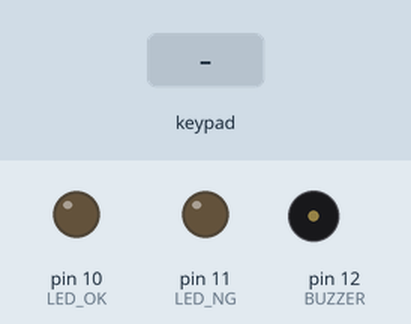
This sketch was run on a simulated Arduino Uno, built with avr-gcc and run on an emulated ATmega328P. On the bench: output pins drawn as LEDs (lit = HIGH), buzzer (waves = sounding). The inputs (shaded band) are chosen by the test bench. What the sketch prints to the serial monitor is not drawn.

Above: at 1.2 s.
1.3 s: key '#' pressed
At 2.2 s:
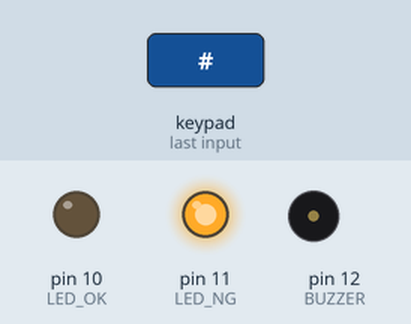
3.9 s: keypad keys 1 2 3 4 # pressed 0.4 s apart
At 6.3 s:
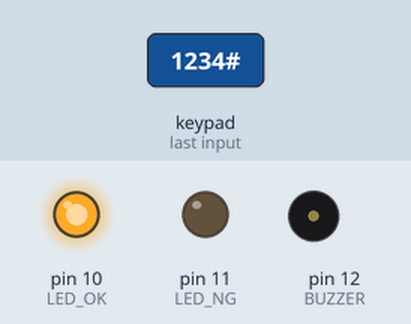
7.4 s: key '*' pressed
At 8.9 s:
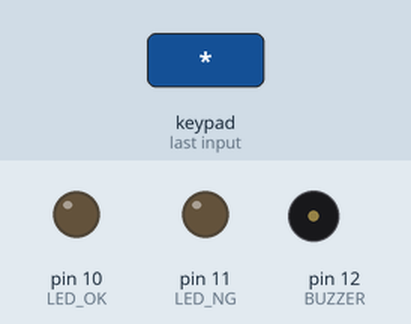
9.5 s: keypad keys 1 2 3 4 A pressed 0.4 s apart
At 10.12 s:
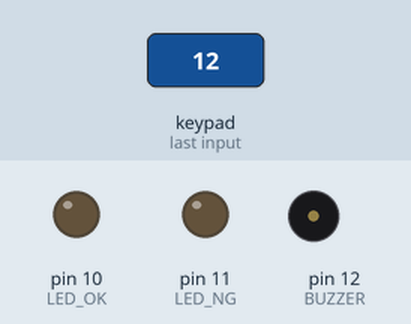
13.0 s: key '1' pressed
At 13.7 s:
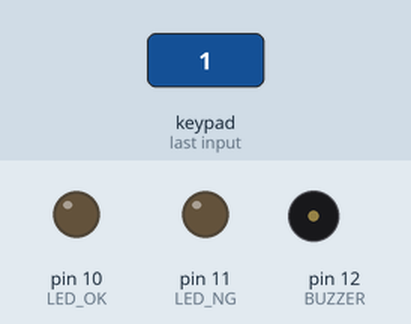
14.5 s: keypad keys 1 2 3 4 pressed 0.4 s apart
At 14.72 s:
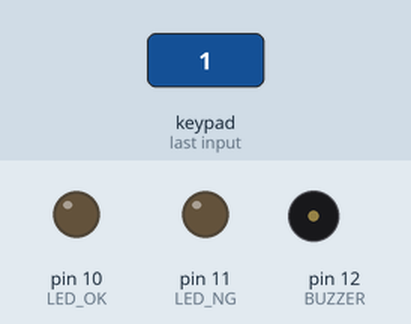
Timing chart, 0 to 17.5 s (numbered marks = the images above; inputs shaded):
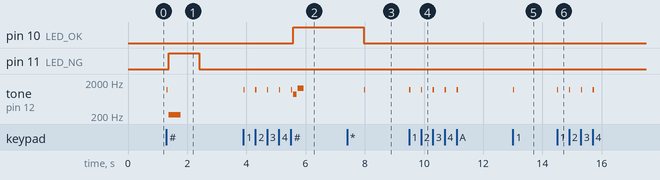

Measured:
- after the input at 1.3 s, pin 11 (LED_NG): LOW → HIGH after 0.08 s, → LOW 1.0 s later; tone on pin 12 (BUZZER): silent → 1200 Hz at once, → silent 0.04 s later, → 220 Hz 0.03 s later, → silent 0.40 s later
- after the input at 3.9 s, pin 10 (LED_OK): LOW → HIGH after 1.7 s; tone on pin 12 (BUZZER): plays 1200 Hz for 0.04 s, 1200 Hz for 0.04 s, 1200 Hz for 0.04 s, 1200 Hz for 0.04 s, 1200 Hz for 0.04 s, 880 Hz for 0.12 s … (7 notes in this stretch), starting at once
- after the input at 7.4 s, tone on pin 12 (BUZZER): silent → 1200 Hz after 0.58 s, → silent 0.04 s later
- after the input at 9.5 s, tone on pin 12 (BUZZER): alternates 1200 Hz for 0.04 s and silent for 0.36 s, 10 changes in all, then stays silent, starting at once
- after the input at 13.0 s, tone on pin 12 (BUZZER): silent → 1200 Hz at once, → silent 0.04 s later
- after the input at 14.5 s, tone on pin 12 (BUZZER): alternates 1200 Hz for 0.04 s and silent for 0.36 s, 8 changes in all, then stays silent, starting at once

The sketch:

u20-keypad-lock.ino
```cpp
/*
 * U20 · 4x4 矩陣鍵盤：做一個密碼鎖
 *
 * 目標：矩陣掃描的概念，以及把前面學的東西組起來。
 * 函式庫：工具 -> 管理程式庫 -> 搜尋 Keypad（作者 Mark Stanley）-> 安裝
 *
 * 16 顆按鍵如果一顆一支腳要 16 支，矩陣接法只要 8 支：
 * 排成 4 列 4 行，逐列送電、逐行讀取，就知道是哪一顆被按。
 *
 * 接線（薄膜鍵盤的排線，正面朝上，由左至右共 8 條）：
 *   第 1~4 條（列 R1~R4）-- D9 D8 D7 D6
 *   第 5~8 條（行 C1~C4）-- D5 D4 D3 D2
 *
 *   綠色 LED -[220R]- D10     （開鎖）
 *   紅色 LED -[220R]- D11     （錯誤）
 *   蜂鳴器 -- D12
 */

#include <Keypad.h>

const byte ROWS = 4;
const byte COLS = 4;

char keys[ROWS][COLS] = {
  {'1','2','3','A'},
  {'4','5','6','B'},
  {'7','8','9','C'},
  {'*','0','#','D'}
};

byte rowPins[ROWS] = {9, 8, 7, 6};
byte colPins[COLS] = {5, 4, 3, 2};

Keypad keypad = Keypad(makeKeymap(keys), rowPins, colPins, ROWS, COLS);

const int LED_OK = 10;
const int LED_NG = 11;
const int BUZZER = 12;

const char* PASSWORD = "1234";
const int MAX_LEN = 8;

char entered[MAX_LEN + 1] = "";
int enteredLen = 0;

void resetInput() {
  enteredLen = 0;
  entered[0] = '\0';
}

void beep(int freq, int ms) {
  tone(BUZZER, freq, ms);
  delay(ms + 30);
}

void setup() {
  pinMode(LED_OK, OUTPUT);
  pinMode(LED_NG, OUTPUT);
  pinMode(BUZZER, OUTPUT);
  Serial.begin(9600);
  Serial.println("請輸入密碼，# 送出，* 清除");
}

void loop() {
  char key = keypad.getKey();
  if (!key) return;              // 沒有人按，直接離開這一輪

  beep(1200, 40);

  if (key == '*') {
    resetInput();
    Serial.println("已清除");
    return;
  }

  if (key == '#') {
    if (strcmp(entered, PASSWORD) == 0) {
      Serial.println("密碼正確，開鎖");
      digitalWrite(LED_OK, HIGH);
      beep(880, 120);
      beep(1320, 200);
      delay(2000);
      digitalWrite(LED_OK, LOW);
    } else {
      Serial.println("密碼錯誤");
      digitalWrite(LED_NG, HIGH);
      beep(220, 400);
      delay(600);
      digitalWrite(LED_NG, LOW);
    }
    resetInput();
    return;
  }

  // 一般按鍵：存起來
  if (enteredLen < MAX_LEN) {
    entered[enteredLen++] = key;
    entered[enteredLen] = '\0';
    Serial.print("已輸入 ");
    for (int i = 0; i < enteredLen; i++) Serial.print('*');   // 不把密碼印出來
    Serial.println();
  } else {
    Serial.println("太長了，請按 * 清除");
  }
}

/*
 * 按鍵完全沒反應
 *   八成是排線的列與行接反了。把 rowPins 和 colPins 兩行對調試試。
 *
 * 按 1 卻顯示 4
 *   排線接的順序不對，或鍵盤的列行定義和 keys 陣列不一致。
 *   先寫一支只印 keypad.getKey() 的小程式，把每一顆實際按一次記下來，
 *   再回頭改 keys 陣列。
 *
 * 這支程式把密碼寫死在程式裡，而且斷電後輸入就清空，
 * 純粹是教學用的。真正的門禁不會這樣做。
 * 想讓密碼可以修改又能保留，要寫進 EEPROM。
 */
```
